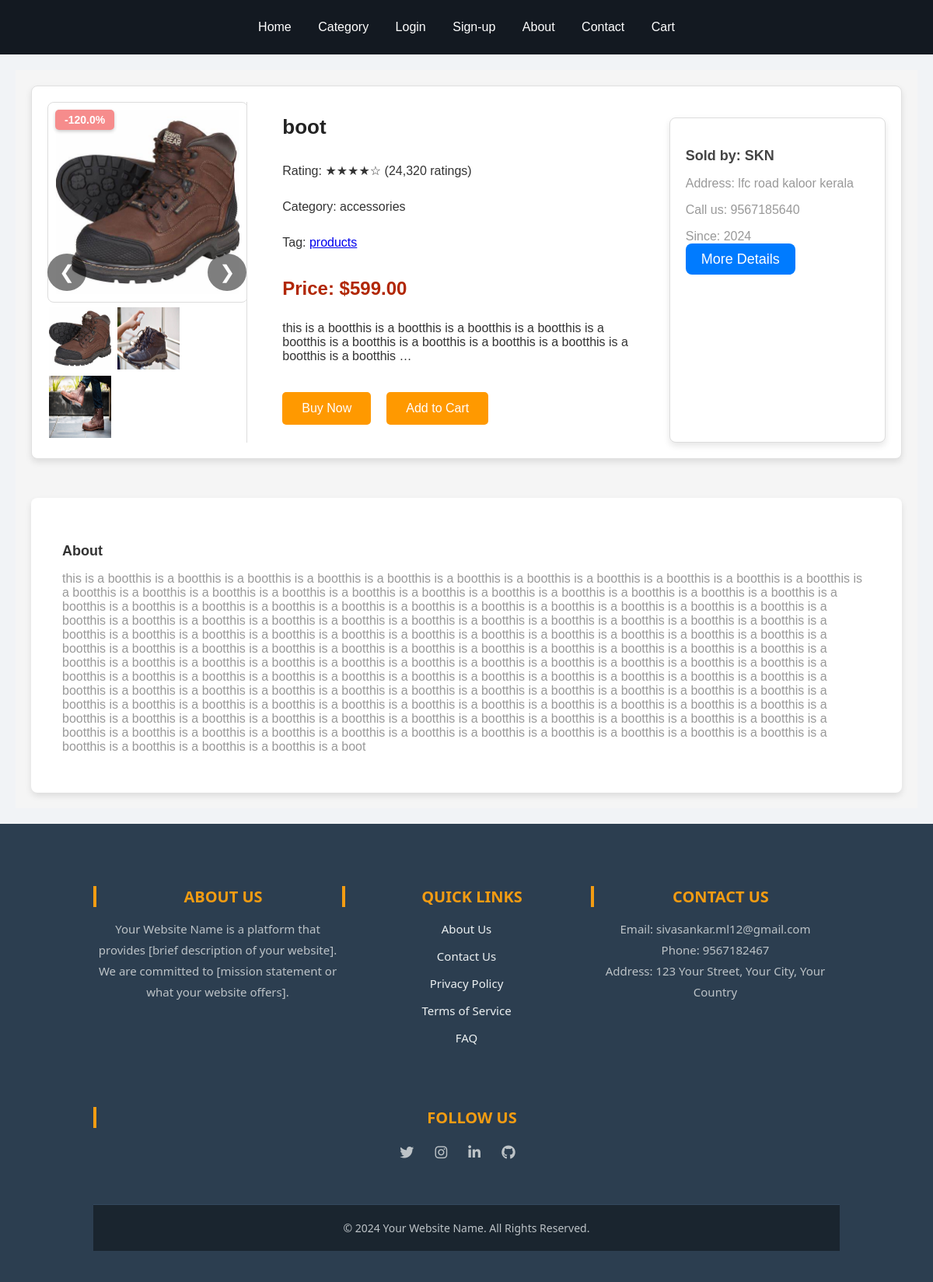
Screenshot of /product-detail/ecc6e5ad5e5iif252a3g5g/veng2ac6fda1gbf3hidiebf22 with the database file from the repository.
### core/models.py (models this page shows, shortened)
class Product(models.Model):
    pid = ShortUUIDField(unique=True, max_length=30, alphabet='abcdefghi1123456')
    title = models.CharField(max_length=100)
    image = models.ImageField(upload_to=user_directory_path)
    description = models.TextField(null=True, blank=True, default='this is a product')
    user = models.ForeignKey(User, on_delete=models.SET_NULL, null=True)
    category = models.ForeignKey(Category,related_name='products', on_delete=models.SET_NULL, null=True)#using related name is a good practies for showing total no of products in each category
    vender = models.ForeignKey(Vendor, on_delete=models.SET_NULL, null=True,related_name='vender')
    price = models.DecimalField(max_digits=10, decimal_places=2, default='599')
    old_price = models.DecimalField(max_digits=10, decimal_places=2, default='499')
    specification = models.TextField(null=True, blank=True, default='this is a product')
    type=models.CharField(max_length=100,default='type')
    tags=TaggableManager(blank=True)
    product_status = models.CharField(choices=STATUS, max_length=10, default='in_review')
    status=models.BooleanField(default=True)
    in_stock=models.BooleanField(default=True)
    featured=models.BooleanField(default=False)
    digital=models.BooleanField(default=False)
    sku = ShortUUIDField(unique=True, max_length=30, alphabet='abcdefghi1123456')
    date = models.DateField(auto_now_add=True)
    update = models.DateField(null=True, blank=True)
    class Meta:
        verbose_name_plural = "Products"
    def get_percentage(self):
        new_price = (self.price / self.old_price) * 100
        return new_price

class ProductImages(models.Model):
    image = models.ImageField(upload_to='product-images')
    product = models.ForeignKey(Product,related_name='p_images',on_delete=models.SET_NULL, null=True)
    date = models.DateField(auto_now_add=True)
    class Meta:
        verbose_name_plural = "Product images"

class Category(models.Model):
    cid = ShortUUIDField(unique=True, max_length=30, prefix='cat', alphabet='abcdefghi1123456')
    title = models.CharField(max_length=100)
    image = models.ImageField(upload_to='category')
    class Meta:
        verbose_name_plural = "Categories"
    def __str__(self):
        return self.title

class Vendor(models.Model):
    vid = ShortUUIDField(unique=True, max_length=30, prefix='ven', alphabet='abcdefghi1123456')
    title = models.CharField(max_length=100)
    image = models.ImageField(upload_to=user_directory_path)
    description = models.TextField(null=True, blank=True)
    address = models.CharField(max_length=100, default='lfc road kaloor kerala')
    contact = models.CharField(max_length=100, default='12345678')
    chat_resp_time = models.CharField(max_length=100, default='100')
    shipping_time = models.CharField(max_length=100, default='100')
    authenticate_rating = models.CharField(max_length=100, default='100')
    day_return = models.CharField(max_length=100, default='100')
    warranty = models.CharField(max_length=100, default='100')
    date=models.DateField(auto_now_add=True,null=True,blank=True)
    user = models.ForeignKey(User, on_delete=models.SET_NULL, null=True)
    class Meta:
        verbose_name_plural = "Vendors"

### core/views.py (the view)
# urls.py: path("product-detail/<pid>/<vid>",views.product_detail_view,name='product-detail-view'),
def product_detail_view(request,pid,vid):
    vender=Vendor.objects.get(vid=vid)
    products=Product.objects.get(pid=pid)
    cproduct=Product.objects.filter(category=products.category).exclude(pid=pid) # exclude: this is used to remove current viewed product from the related product
    p_image=products.p_images.all()
    return render(request,'product_detail_view.html',{'products':products,'vender':vender,'p_image':p_image,'cproduct':cproduct})

### core/context_processor.py (called while the page is built)
def default(request):
    categories=Category.objects.all()
    return{
        'categories':categories
    }

### templates/product_detail_view.html (shortened to what this page needs)
{% extends "index.html" %}
{% block content %}
<div class="custom-amazon-product-page">
    <div class="custom-product-container">
        <div class="custom-product-image-section" style="position: relative;">
            <button id="prevBtn" class="custom-arrow-button" onclick="prevImage()" style="position: absolute; left: 0; top: 50%; transform: translateY(-50%); z-index: 1;">&#10094;</button>
            <img id="mainImage" src="{{ products.image.url }}" alt="{{ products.title }}" class="custom-product-main-image">
            <span class="custom-product-percentage">-{{ products.get_percentage|floatformat }}%</span>
            <button id="nextBtn" class="custom-arrow-button" onclick="nextImage()" style="position: absolute; right: 0; top: 50%; transform: translateY(-50%); z-index: 1;">&#10095;</button>
            <div class="custom-product-thumbnails">
                <img src="{{ products.image.url }}" alt="{{ products.title }}" class="custom-product-thumbnail" onclick="changeImage('{{ products.image.url }}')">
                {% for image in p_image %}
                    <img src="{{ image.image.url }}" alt="{{ products.title }}" class="custom-product-thumbnail" onclick="changeImage('{{image.image.url }}')">
                {% endfor %}
            </div>
        </div>
        <div class="custom-product-details-section">
            <h1 class="custom-product-title">{{ products.title }}</h1>
            <p class="custom-product-rating">Rating: ★★★★☆ (24,320 ratings)</p>
            <p class="custom-product-category">Category: {{ products.category }}</p>
            <p class="custom-product-category">Tag:
                    {% for tag in products.tags.all %}
                        <a href="{% url "index:tags" tag.slug %}">
                        {{ tag.name }}
                         </a>
                    {% endfor %}
            </p>
            <p class="custom-product-price">Price: ${{ products.price }}</p>
            <p class="custom-product-description">{{ products.description|truncatechars:160 }}</p>
            <div class="custom-buy-now-section">
                <a href="#" class="custom-btn-buy-now">Buy Now</a>
                <a href="#" class="custom-btn-add-to-cart">Add to Cart</a>
            </div>
        </div>
        <div class="custom-vendor-details-section">
            <h3>Sold by: {{ vender.title }}</h3>
            <p>Address: {{ vender.address }}</p>
            <p>Call us: {{ vender.contact }}</p>
            <p>Since: {{ vender.date|date:'Y' }}</p>
            <a href="{% url 'index:vender_detail_view' vender.vid %}" class="custom-btn-vendor-details">More Details</a>
        </div>
    </div>
    <div class="about-detail">
        <div class="about--details">
            <h3>About</h3>
            <p class="custom-product-about">{{ products.description }}</p>
        </div>
    </div>
</div>
{% endblock %}

### static/css/style.css (style rules this page uses)
body { font-family: Arial, sans-serif; margin: 0; padding: 0; background-color: #f1f3f6; display: flex; flex-direction: column; min-height: 100vh; }
.custom-amazon-product-page { display: flex; flex-direction: column; margin: 20px; font-family: 'Arial', sans-serif; color: #333; }
.custom-product-container { display: flex; justify-content: space-between; gap: 25px; margin-bottom: 30px; border: 1px solid #e0e0e0; padding: 20px; border-radius: 8px; background-color: #fafafa; box-shadow: 0 4px 8px rgba(0, 0, 0, 0.1); }
.custom-product-image-section { flex: 1; max-width: 320px; position: relative; border-right: 1px solid #ddd; padding-right: 20px; }
.custom-product-main-image { width: 100%; border: 1px solid #ddd; padding: 10px; background-color: #fff; border-radius: 5px; transition: transform 0.3s ease-in-out; }
.custom-product-percentage { position: absolute; top: 10px; left: 10px; background-color: #F68C8C; padding: 5px 12px; border-radius: 5px; font-size: 14px; font-weight: bold; color: #fff; box-shadow: 0 2px 4px rgba(0, 0, 0, 0.2); }
.custom-product-details-section { flex: 2; display: flex; flex-direction: column; padding-left: 20px; }
.custom-product-title { font-size: 26px; font-weight: bold; color: #222; margin-bottom: 15px; }
.custom-product-rating, .custom-product-category, .custom-product-price, .custom-product-description { font-size: 16px; margin-bottom: 12px; }
.custom-product-price { font-size: 24px; font-weight: bold; color: #B12704; }
.custom-buy-now-section { display: flex; gap: 20px; margin-top: 25px; }
.custom-btn-buy-now, .custom-btn-add-to-cart, .custom-btn-vendor-details { padding: 12px 25px; border: none; color: #fff; background-color: #FF9900; cursor: pointer; text-align: center; font-size: 16px; border-radius: 5px; text-decoration: none; transition: background-color 0.3s ease-in-out, transform 0.3s ease-in-out; }
.custom-vendor-details-section { flex: 1; padding: 20px; border: 1px solid #ddd; background-color: #f2f2f2; border-radius: 8px; box-shadow: 0 2px 4px rgba(0, 0, 0, 0.1); }
.custom-vendor-details-section h3 { font-size: 18px; margin-bottom: 10px; color: #444; }
.custom-amazon-product-page { padding: 20px; background-color: #f5f5f5; }
.custom-product-container { display: flex; flex-wrap: wrap; justify-content: space-between; background-color: #fff; padding: 20px; border-radius: 8px; box-shadow: 0 4px 8px rgba(0, 0, 0, 0.1); }
.custom-product-image-section { position: relative; width: 100%; max-width: 600px; margin: 0 auto; overflow: hidden; }
.custom-product-main-image { width: 100%; height: auto; max-width: 100%; max-height: 400px; object-fit: contain; border-radius: 8px; flex-shrink: 0; }
.custom-product-thumbnail { width: 80px; height: 80px; border: 2px solid transparent; cursor: pointer; transition: border-color 0.3s ease-in-out, transform 0.3s ease-in-out; }
.custom-arrow-button { background-color: rgba(0, 0, 0, 0.5); color: white; border: none; padding: 10px 15px; cursor: pointer; font-size: 24px; border-radius: 50%; transition: background-color 0.3s ease-in-out; position: absolute; top: 50%; transform: translateY(-50%); }
.custom-vendor-details-section { margin-top: 20px; padding: 20px; background-color: #fff; border-radius: 8px; box-shadow: 0 4px 8px rgba(0, 0, 0, 0.1); }
.custom-vendor-details-section h3 { font-size: 18px; font-weight: bold; margin-bottom: 10px; }
.custom-vendor-details-section p { font-size: 16px; color: #999; margin-bottom: 10px; }
.custom-btn-vendor-details { background-color: #007bff; color: white; border: none; padding: 10px 20px; cursor: pointer; font-size: 18px; border-radius: 8px; transition: background-color 0.3s ease-in-out; }
.about-detail { margin-top: 20px; padding: 20px; background-color: #fff; border-radius: 8px; box-shadow: 0 4px 8px rgba(0, 0, 0, 0.1); }
.about--details { padding: 20px; }
.about--details h3 { font-size: 18px; font-weight: bold; margin-bottom: 10px; }
.about--details p { font-size: 16px; color: #999; margin-bottom: 10px; }

### rows the page displays
Product: image (picture), get_percentage "120.0", title "boot", category "accessories", price "599.00", description "this is a bootthis is a bootthis is a bootthis is a bootthis is a bootthis is a bootthis is a bootthis is a bootthis is a bootthis is a bootthis is a bootthis …", description "this is a bootthis is a bootthis is a bootthis is a bootthis is a bootthis is a bootthis is a bootthis is a bootthis is a bootthis is a bootthis is a bootthis is a bootthis is a bootthis is a bootthis is a bootthis is a bootthis is a bootthis is a bootthis is a bootthis is a bootthis is a bootthis is a bootthis is a bootthis is a bootthis is a bootthis is a bootthis is a bootthis is a bootthis is a bootthis is a bootthis is a bootthis is a bootthis is a bootthis is a bootthis is a bootthis is a bootthis is a bootthis is a bootthis is a bootthis is a bootthis is a bootthis is a bootthis is a bootthis is a bootthis is a bootthis is a bootthis is a bootthis is a bootthis is a bootthis is a…"
ProductImages: image (picture)
ProductImages: image (picture)
Tag: name "products"
Vendor: title "SKN", address "lfc road kaloor kerala", contact "9567185640", date "2024"
